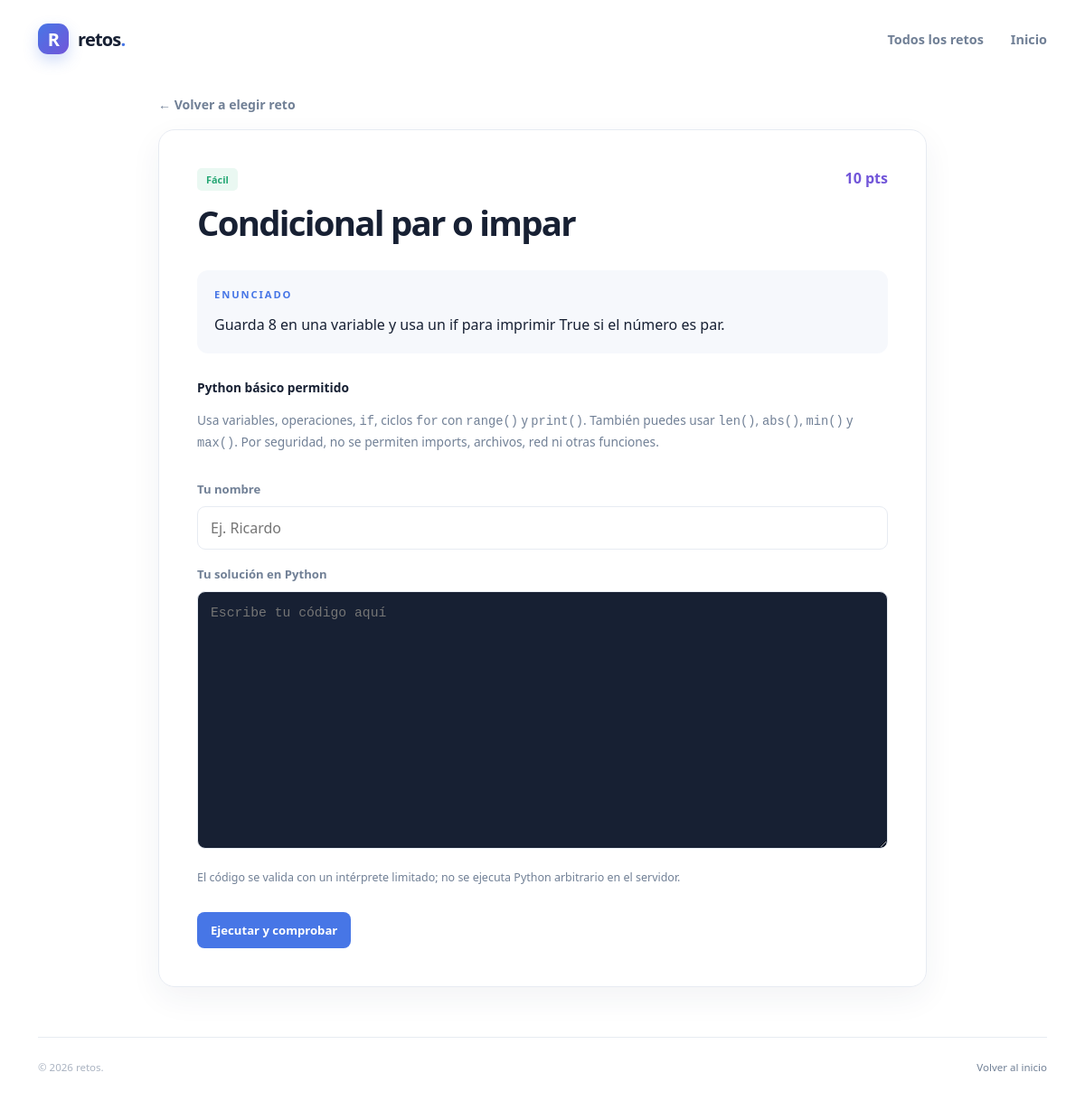
The app's page /jugar/2/ with its own data.
### retos/models.py (models this page shows, shortened)
class Reto(models.Model):
    DIFICULTAD_CHOICES = [
        ('FACIL', 'Fácil'),
        ('MEDIA', 'Media'),
        ('DIFICIL', 'Difícil'),
    ]
    titulo = models.CharField(max_length=150)
    descripcion = models.TextField()
    dificultad = models.CharField(max_length=10, choices=DIFICULTAD_CHOICES, default='FACIL')
    puntos = models.PositiveIntegerField(default=10)
    activo = models.BooleanField(default=True)
    fecha_creacion = models.DateTimeField(auto_now_add=True)
    categoria = models.ForeignKey(Categoria, on_delete=models.CASCADE, related_name='retos')
    respuesta_correcta = models.CharField(max_length=255, blank=True, default='')

### retos/views.py (the view)
# urls.py: path("jugar/<int:reto_id>/", detalle_reto, name="detalle_reto"),
def detalle_reto(request, reto_id):
    reto = get_object_or_404(Reto, pk=reto_id, activo=True)
    usuario = " ".join(request.GET.get("usuario", "").strip().split())[:80]
    completado = bool(
        usuario
        and RetoResuelto.objects.filter(usuario=usuario.casefold(), reto=reto).exists()
    )
    return render(
        request,
        "retos/resolver.html",
        {
            "reto": reto,
            "usuario": usuario,
            "completado": completado,
            "puntos_usuario": (
                RetoResuelto.objects.filter(usuario=usuario.casefold()).aggregate(
                    total=Sum("puntos_obtenidos")
                )["total"]
                or 0
                if usuario
                else 0
            ),
        },
    )

### retos/templates/retos/resolver.html (shortened to what this page needs)
{% load static %}
<!DOCTYPE html>
<html lang="es">
<head>
    <link rel="stylesheet" href="{% static 'retos/css/style.css' %}">
</head>
<body>
    <header class="site-header">
        <a class="brand" href="/" aria-label="Ir al inicio">
            <span class="brand-mark">R</span>
            <span>retos<span class="brand-dot">.</span></span>
        </a>
        <nav class="top-nav" aria-label="Navegación principal">
            <a class="nav-link" href="{% url 'jugar' %}{% if usuario %}?usuario={{ usuario|urlencode }}{% endif %}">Todos los retos</a>
            <a class="nav-link" href="/">Inicio</a>
        </nav>
    </header>
    <main class="page-shell solve-shell">
        <a class="back-link" href="{% url 'jugar' %}{% if usuario %}?usuario={{ usuario|urlencode }}{% endif %}">← Volver a elegir reto</a>
        <section class="solve-card">
            <div class="solve-heading">
                <div>
                    <span class="badge badge-{{ reto.get_dificultad_display }}">{{ reto.get_dificultad_display }}</span>
                    <h1>{{ reto.titulo }}</h1>
                </div>
                <span class="play-points">{{ reto.puntos }} pts</span>
            </div>
            <div class="problem-statement">
                <p class="eyebrow">ENUNCIADO</p>
                <p>{{ reto.descripcion|linebreaksbr }}</p>
            </div>
            <div class="editor-help">
                <strong>Python básico permitido</strong>
                <p>Usa variables, operaciones, <code>if</code>, ciclos <code>for</code> con <code>range()</code> y <code>print()</code>. También puedes usar <code>len()</code>, <code>abs()</code>, <code>min()</code> y <code>max()</code>. Por seguridad, no se permiten imports, archivos, red ni otras funciones.</p>
            </div>
            {% if completado %}
                <div class="solved-panel">
                    <p class="solved-label">✓ Ya completaste este reto.</p>
                    <p>Tu puntaje guardado es <strong>{{ puntos_usuario }} pts</strong>.</p>
                </div>
            {% else %}
                <form method="post" action="{% url 'resolver_reto' reto.id %}" class="code-form">
                    <label for="player-name">Tu nombre</label>
                    <input id="player-name" type="text" name="usuario" maxlength="80" value="{{ usuario }}" placeholder="Ej. Ricardo" autocomplete="nickname" required>
                    <label for="source-code">Tu solución en Python</label>
                    <textarea id="source-code" name="codigo_fuente" rows="11" maxlength="2000" spellcheck="false" autocapitalize="off" autocomplete="off" placeholder="Escribe tu código aquí" required></textarea>
                    <p class="editor-note">El código se valida con un intérprete limitado; no se ejecuta Python arbitrario en el servidor.</p>
                    <button class="play-button" type="submit">Ejecutar y comprobar</button>
                </form>
            {% endif %}
        </section>
    </main>
    <footer class="site-footer">
        <span>© 2026 retos.</span>
        <a href="/">Volver al inicio</a>
    </footer>
</body>
</html>

### retos/static/retos/css/style.css (style rules this page uses)
:root { --ink: #172033; --muted: #718096; --soft: #f6f8fc; --line: #e7ebf2; --blue: #4776e6; --purple: #7256d9; --orange: #ed8a4b; --green: #25a774; }
* { box-sizing: border-box; }
html { scroll-behavior: smooth; }
body { font-family: "Segoe UI", Arial, sans-serif; background: #fff; color: var(--ink); margin: 0; min-height: 100vh; display: flex; flex-direction: column; }
.site-header { width: 100%; max-width: 1180px; margin: 0 auto; padding: 26px 32px; display: flex; align-items: center; justify-content: space-between; }
.brand { color: var(--ink); display: flex; align-items: center; gap: 10px; font-size: 1.25rem; font-weight: 800; text-decoration: none; letter-spacing: -0.04em; }
.brand-mark { width: 34px; height: 34px; border-radius: 11px; display: grid; place-items: center; color: #fff; background: linear-gradient(135deg, var(--blue), var(--purple)); box-shadow: 0 7px 16px rgba(71, 118, 230, .25); }
.brand-dot { color: var(--blue); }
.top-nav { display: flex; align-items: center; gap: 30px; }
.nav-link { color: var(--muted); text-decoration: none; font-size: .9rem; font-weight: 600; }
.page-shell { width: min(1116px, calc(100% - 64px)); margin: 0 auto; flex: 1; }
.eyebrow { color: var(--blue); margin: 0 0 13px; font-size: .7rem; font-weight: 800; letter-spacing: .17em; }
.badge { padding: 5px 10px; border-radius: 5px; font-size: .68rem; font-weight: 800; }
.badge-Fácil, .badge-Facil { color: var(--green); background: #eaf8f2; }
.site-footer { width: min(1116px, calc(100% - 64px)); margin: auto; padding: 25px 0 30px; display: flex; justify-content: space-between; color: #aab3c1; font-size: .72rem; border-top: 1px solid var(--line); }
.play-button { border: 0; border-radius: 8px; padding: 11px 15px; color: #fff; background: var(--blue); font: inherit; font-size: .82rem; font-weight: 750; cursor: pointer; }
.play-points { color: var(--purple); font-weight: 800; white-space: nowrap; }
.site-footer a { color: var(--muted); text-decoration: none; }
.solve-shell { max-width: 850px; padding-top: 18px; padding-bottom: 55px; }
.back-link { display: inline-block; margin-bottom: 18px; color: var(--muted); text-decoration: none; font-size: .88rem; font-weight: 650; }
.solve-card { padding: clamp(22px, 5vw, 42px); border: 1px solid var(--line); border-radius: 18px; box-shadow: 0 12px 35px rgba(35, 46, 79, .06); }
.solve-heading { display: flex; align-items: start; justify-content: space-between; gap: 18px; }
.solve-heading h1 { margin: 12px 0 0; font-size: clamp(1.7rem, 4vw, 2.4rem); letter-spacing: -.045em; }
.problem-statement { margin: 27px 0; padding: 19px; border-radius: 12px; background: var(--soft); }
.problem-statement p:last-child { margin: 0; line-height: 1.65; }
.editor-help { margin: 22px 0; color: var(--muted); font-size: .86rem; line-height: 1.6; }
.editor-help strong { color: var(--ink); }
.editor-help code { font-family: Consolas, monospace; }
.code-form { display: flex; flex-direction: column; gap: 10px; }
.code-form label { margin-top: 8px; color: var(--muted); font-size: .82rem; font-weight: 750; }
.code-form input, .code-form textarea { width: 100%; padding: 12px 14px; border: 1px solid var(--line); border-radius: 9px; color: var(--ink); font: inherit; }
.code-form textarea { min-height: 220px; resize: vertical; color: #e5e9ff; background: #172033; font-family: Consolas, monospace; font-size: .92rem; line-height: 1.6; tab-size: 4; }
.editor-note, .score-footnote { color: var(--muted); font-size: .78rem; }
.code-form .play-button { align-self: flex-start; margin-top: 8px; }

### records on screen
Reto: dificultad "Fácil", titulo "Condicional par o impar", puntos "10", descripcion "Guarda 8 en una variable y usa un if para imprimir True si el número es par."
